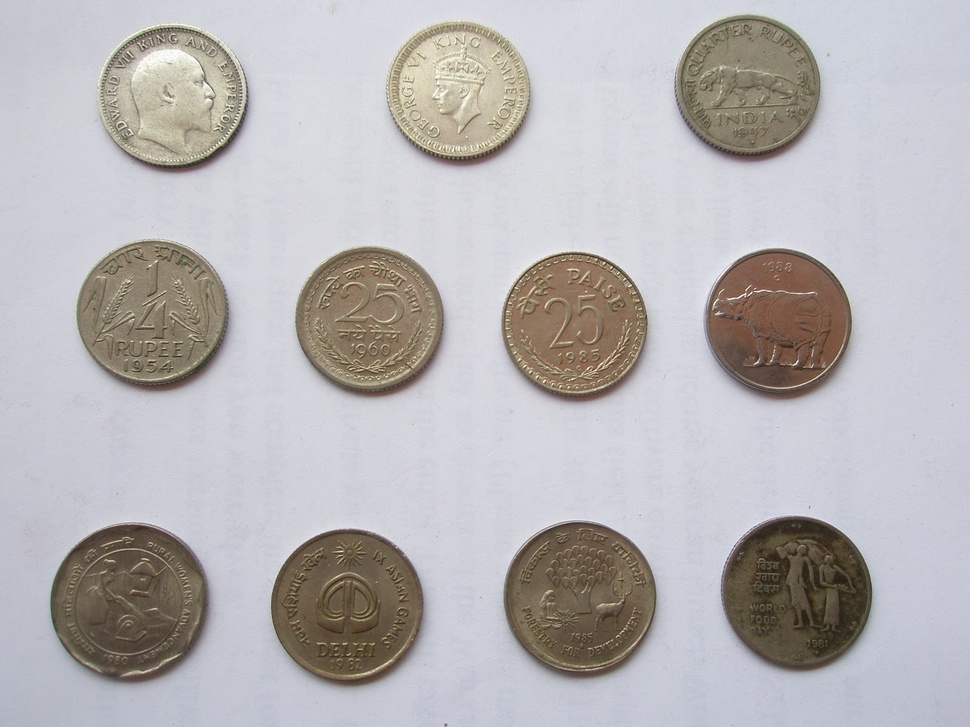
#> input picture Practical_python/Coins.JPG, 970 x 727 px, shrunk from 1600 x 1200 before the run
$ python crop.py --image Coins.JPG
#> lines starting #> are read from the running program, lines starting #| are printed output that depends on the picture
import numpy as np
import argparse
import cv2

ap = argparse.ArgumentParser()
ap.add_argument("-i", "--image", required=True,
                help = "Path to the image")
args = vars(ap.parse_args())

image = cv2.imread(args["image"])
#> image is the input picture: shape (727, 970, 3); mean B, G, R 181.4, 179.9, 183.1
cv2.imshow("Original", image)

cropped = image[100:200, 80:180]
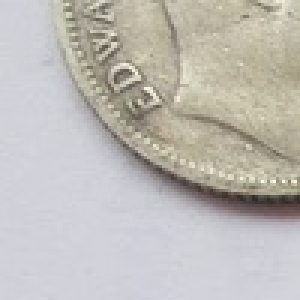
#> cropped: shape (100, 100, 3) (shown 3 times larger); mean B, G, R 183.2, 187.9, 190.9
cv2.imshow("Turtle face", cropped)
cv2.waitKey(0)
